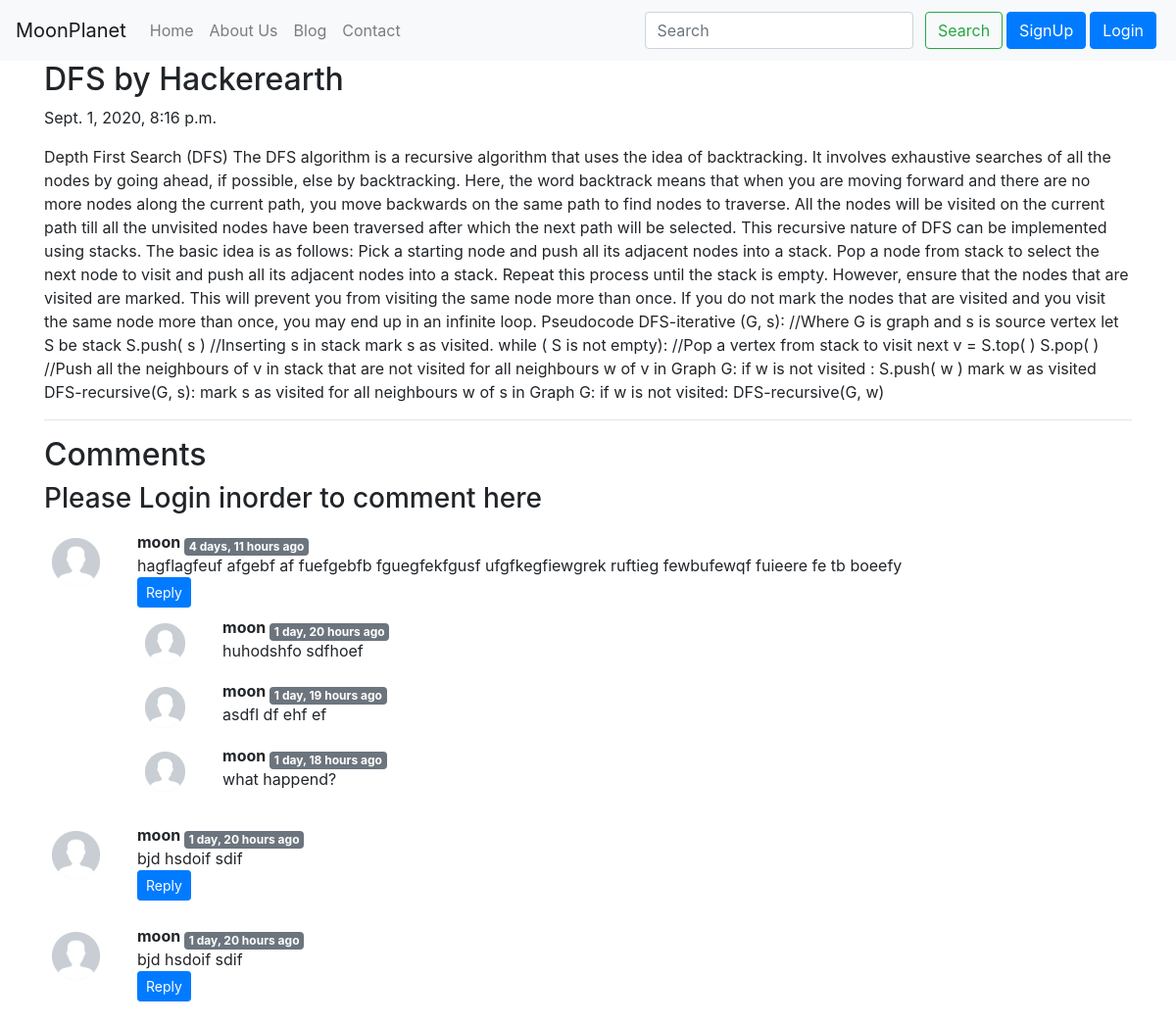
Page /blog/DFS-Hackerearth on the committed database.
### blog/models.py (models this page shows, shortened)
class Post(models.Model):
	sno=models.AutoField(primary_key=True)
	title=models.CharField(max_length=250,blank=False)
	content=models.TextField()
	author= models.CharField(max_length=50, blank=False)
	slug = models.CharField(max_length=250,blank=False)
	timeStamp=models.DateTimeField(auto_now=False, auto_now_add=True,blank=False)

class BlogComment(models.Model):
	sno = models.AutoField(primary_key=True)
	comment = models.TextField()
	user = models.ForeignKey(User , on_delete= models.CASCADE)
	post = models.ForeignKey(Post , on_delete= models.CASCADE)
	parent = models.ForeignKey('self' , on_delete= models.CASCADE , null=True)
	timestamp = models.DateTimeField(default = now)

### blog/views.py (the view)
# urls.py: path('<str:slug>',views.blogPost,name='blogPost'),
def blogPost(request, slug):
	post=Post.objects.filter(slug=slug).first()
	comments=BlogComment.objects.filter(post=post,parent=None)
	replies=BlogComment.objects.filter(post=post).exclude(parent=None)
	repdic={}
	for reply in replies:
		if reply.parent.sno not in repdic.keys():
			repdic[reply.parent.sno] = [reply]
		else:
			repdic[reply.parent.sno].append(reply)
	print(len(repdic))
	context={'mypost':post,'comments':comments,'user':request.user, 'replyDict':repdic}
	return render(request,'blog/blogPost.html',context)

### blog/templatetags/task.py (called while the page is built)
@register.filter(name="get_val")
def get_val(dict,key):
	return dict.get(key)

### templates/blog/blogPost.html (shortened to what this page needs)
{%extends 'base.html'%}
{%block body%}
{% load humanize %}
{% load task %}
<div class="container">
	<h2 class="blog-post-title">{{mypost.title}} by {{mypost.author}}</h2>
	<p class="blog-post-meta">{{mypost.timeStamp}}</p>
	<p>{{mypost.content|safe}}</p>
	<hr>
</div>
<div class="container">
	<h2>Comments</h2>
	{%if user.is_authenticated%}
	<form action="/blog/postComment" method="post">
	{%csrf_token%}
	<div class="form-group">
	<input type="text" class="form-control" name="comment" placeholder="Enter your Comments here">
	</div>
	<input type="hidden" name="postSno" value="{{mypost.sno}}">
	<input type="hidden" name="parentSno" value="">
	<button type="submit" class="btn btn-primary">Submit</button>
	</form>
	{%else%}
	<h3>Please Login inorder to comment here</h3>
	{%endif%}
	{% for cmnt in comments %}
	<div class="row my-3">
		<div class="col-md-1">
			<img class="rounded mx-auto d-block w-100 p-2" src="/static/img/avatar.jpg" alt="user">
		</div>
		<div class="col-md-11"><b>{{cmnt.user.username}} </b> <sub class="badge badge-secondary"> {{cmnt.timestamp | naturaltime}}</sub>
			<div>{{cmnt.comment}}</div>
			<div class="reply mx-0">
				<button class="btn btn-sm btn-primary" type="button" data-toggle="collapse" data-target="#replyBox{{cmnt.sno}}"  aria-expanded="false" aria-controls="replyBox{{cmnt.sno}}">Reply</button>
				<div class="replies my-2">
					{% for reply in replyDict|get_val:cmnt.sno %}
					<div class="row my-2">
						<div class="col-md-1">
							<img class="rounded mx-auto d-block w-100 p-2" src="/static/img/avatar.jpg" alt="user">
						</div>
						<div class="col-md-11"><b>{{reply.user.username}} </b> <sub class="badge badge-secondary"> {{reply.timestamp | naturaltime}}</sub>
							<div>{{reply.comment}}</div>
						</div>
						<br>
					</div>
					{% endfor %}
				</div>
			</div>
		</div>
	</div>
	{% endfor %}
</div>
{%endblock%}

### rows in the picture
Post: title "DFS", author "Hackerearth", timeStamp "Sept. 1, 2020, 8:16 p.m.", content "Depth First Search (DFS) The DFS algorithm is a recursive algorithm that uses the idea of backtracking. It involves exhaustive searches of all the nodes by going ahead, if possible, else by backtracking. Here, the word backtrack means that when you are moving forward and there are no more nodes along the current path, you move backwards on the same path to find nodes to traverse. All the nodes will be visited on the current path till all the unvisited nodes have been traversed after which the next path will be selected. This recursive nature of DFS can be implemented using stacks. The basic idea is as follows: Pick a starting node and push all its adjacent nodes into a stack. Pop a node…"
BlogComment: user.username "moon", timestamp "4 days, 11 hours ago", comment "hagflagfeuf afgebf af fuefgebfb fguegfekfgusf ufgfkegfiewgrek ruftieg fewbufewqf fuieere fe tb boeefy"
BlogComment: user.username "moon", timestamp "1 day, 20 hours ago", comment "huhodshfo sdfhoef"
BlogComment: user.username "moon", timestamp "1 day, 19 hours ago", comment "asdfl df ehf ef"
BlogComment: user.username "moon", timestamp "1 day, 18 hours ago", comment "what happend?"
BlogComment: user.username "moon", timestamp "1 day, 20 hours ago", comment "bjd hsdoif sdif"
BlogComment: user.username "moon", timestamp "1 day, 20 hours ago", comment "bjd hsdoif sdif"
